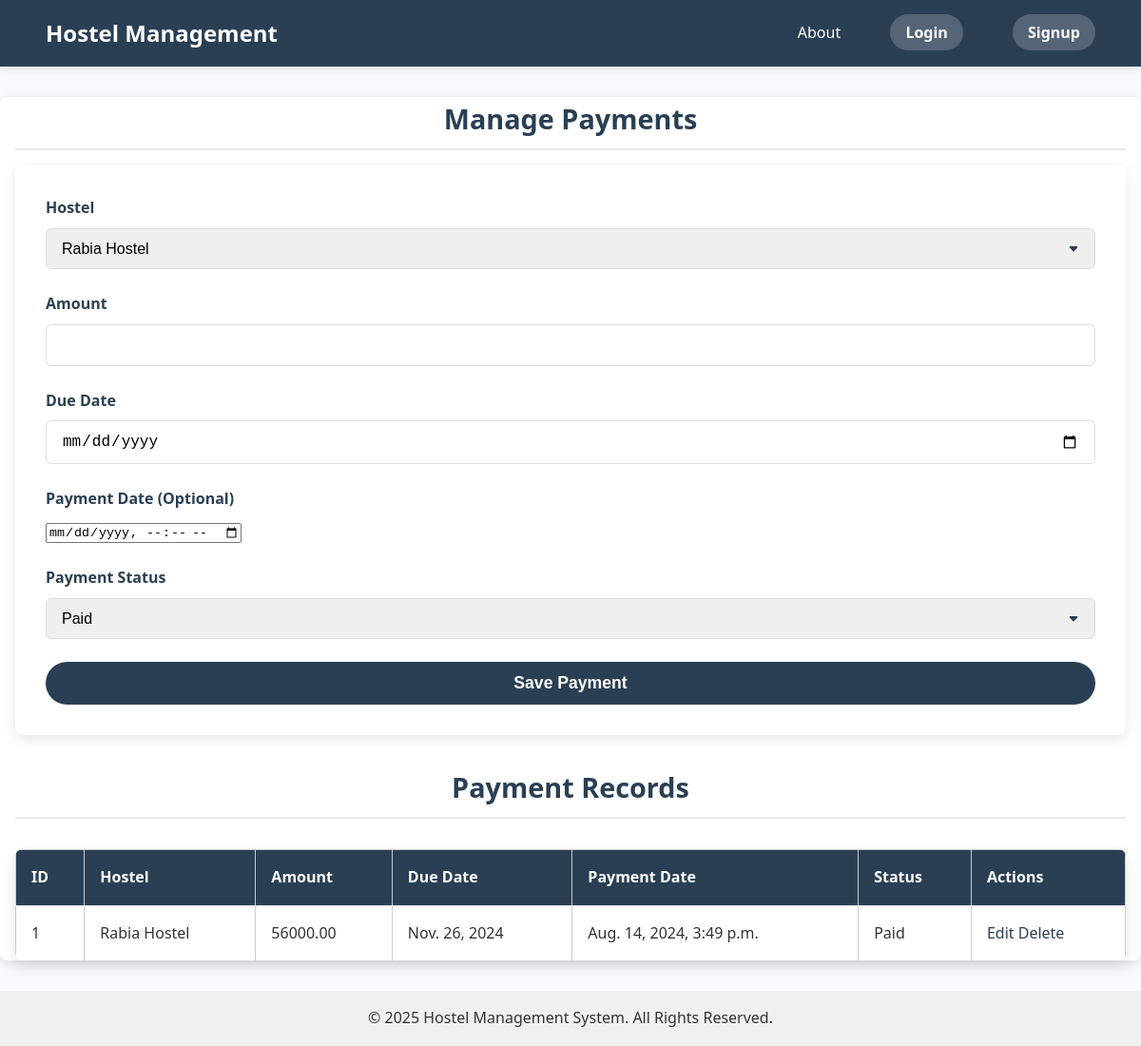
The app's page /manage_payments/ with its own data.
### members/models.py (models this page shows, shortened)
class HostelRentPayment(models.Model):
    hostel = models.ForeignKey(Hostel, on_delete=models.CASCADE, related_name='hostel_rent_payments')
    amount = models.DecimalField(max_digits=10, decimal_places=2)
    due_date = models.DateField()
    payment_date = models.DateTimeField(null=True, blank=True)
    is_paid = models.BooleanField(default=False)

class Hostel(models.Model):
    owner = models.ForeignKey(settings.AUTH_USER_MODEL, on_delete=models.CASCADE)
    name = models.CharField(max_length=100)
    location = models.CharField(max_length=100)
    total_rooms = models.IntegerField()
    is_active = models.BooleanField(default=True)

### members/views.py (the view, shortened to what this page needs)
# urls.py: path('manage_payments/', manage_payments, name='manage_payments'),
@require_http_methods(["GET", "POST"])
def manage_payments(request):
    payments = HostelRentPayment.objects.all().order_by('due_date')
    hostels = Hostel.objects.all()
    context = {
        'payments': payments,
        'hostels': hostels
    }
    return render(request, 'manage_payments.html', context)

### members/templates/manage_payments.html (shortened to what this page needs)
{% extends 'base.html' %}
{% block content %}
<h2>Manage Payments</h2>
<div class="section-container">
        <form method="POST" action="{% url 'manage_payments' %}">
            <div class="form-group">
                <label for="hostel">Hostel</label>
                <select id="hostel" name="hostel" required>
                    {% for hostel in hostels %}
                    <option value="{{ hostel.id }}">{{ hostel.name }}</option>
                    {% endfor %}
                </select>
            </div>
            <div class="form-group">
                <label for="amount">Amount</label>
                <input type="number" id="amount" name="amount" step="0.01" required />
            </div>
            <div class="form-group">
                <label for="due_date">Due Date</label>
                <input type="date" id="due_date" name="due_date" required />
            </div>
            <div class="form-group">
                <label for="payment_date">Payment Date (Optional)</label>
                <input type="datetime-local" id="payment_date" name="payment_date" />
            </div>
            <div class="form-group">
                <label for="is_paid">Payment Status</label>
                <select id="is_paid" name="is_paid" required>
                    <option value="True">Paid</option>
                </select>
            </div>
            <button type="submit" class="btn">Save Payment</button>
        </form>
        <h2>Payment Records</h2>
        <table class="data-table">
            <thead>
                <tr>
                    <th>ID</th>
                    <th>Hostel</th>
                    <th>Amount</th>
                    <th>Due Date</th>
                    <th>Payment Date</th>
                    <th>Status</th>
                    <th>Actions</th>
                </tr>
            </thead>
            <tbody>
                {% for payment in payments %}
                <tr>
                    <td>{{ payment.id }}</td>
                    <td>{{ payment.hostel.name }}</td>
                    <td>{{ payment.amount }}</td>
                    <td>{{ payment.due_date }}</td>
                    <td>{{ payment.payment_date|default:"Not Paid Yet" }}</td>
                    <td>{{ payment.is_paid|yesno:"Paid,Not Paid" }}</td>
                    <td>
                        <a href="{% url 'edit_payment' payment.id %}" class="action-link">Edit</a>
                        <a href="{% url 'delete_payment' payment.id %}" class="action-link delete">Delete</a>
                    </td>
                </tr>
                {% empty %}
                <tr>
                    <td colspan="7">No payment records found.</td>
                </tr>
                {% endfor %}
            </tbody>
        </table>
    </div>
{% endblock %}

### members/static/css/user_side.css (style rules this page uses)
body { font-family: 'Segoe UI', Tahoma, Geneva, Verdana, sans-serif; background-color: #f7f9fc; margin: 0; padding: 0; color: #333; }
h2 { text-align: center; margin-bottom: 1.5rem; color: #2a3f54; }
form div { margin-bottom: 1.25rem; }
label { display: block; font-weight: 600; margin-bottom: 0.5rem; }
input[type="text"], input[type="email"], input[type="number"], select, textarea { width: 100%; padding: 0.5rem 0.75rem; border: 1.5px solid #ccc; border-radius: 6px; font-size: 1rem; }
button[type="submit"] { width: 100%; padding: 0.75rem; background-color: #2a3f54; border: none; border-radius: 25px; color: white; font-size: 1.1rem; font-weight: 600; cursor: pointer; }
table { width: 100%; border-collapse: collapse; margin-top: 2rem; }
th, td { border: 1px solid #ccc; padding: 0.75rem; text-align: left; }
th { background-color: #2a3f54; color: white; }
a { color: #2a3f54; text-decoration: none; }

### members/static/css/enhanced_style.css (style rules this page uses)
body { font-family: 'Segoe UI', Tahoma, Geneva, Verdana, sans-serif; background-color: #f7f9fc; margin: 0; padding: 0; color: #333; line-height: 1.6; }
h1, h2, h3, h4, h5, h6 { color: #2a3f54; margin-bottom: 1rem; }
h2 { font-size: 1.8rem; border-bottom: 2px solid #eaeaea; padding-bottom: 0.5rem; margin-top: 2rem; }
form { background-color: white; padding: 2rem; border-radius: 8px; box-shadow: 0 4px 14px rgba(0, 0, 0, 0.1); margin-bottom: 2rem; }
form div { margin-bottom: 1.5rem; }
label { display: block; font-weight: 600; margin-bottom: 0.5rem; color: #2a3f54; }
input[type="text"], input[type="email"], input[type="password"], input[type="number"], input[type="date"], select, textarea { width: 100%; padding: 0.75rem 1rem; border: 1px solid #ddd; border-radius: 6px; font-size: 1rem; transition: all 0.3s ease; box-sizing: border-box; }
select { appearance: none; background-repeat: no-repeat; background-position: right 1rem center; padding-right: 2.5rem; }
button[type="submit"] { width: 100%; padding: 0.75rem; background-color: #2a3f54; border: none; border-radius: 25px; color: white; font-size: 1.1rem; font-weight: 600; cursor: pointer; transition: all 0.3s ease; }
table { width: 100%; border-collapse: collapse; margin: 2rem 0; background-color: white; box-shadow: 0 4px 14px rgba(0, 0, 0, 0.1); border-radius: 8px; overflow: hidden; }
th, td { padding: 1rem; text-align: left; border-bottom: 1px solid #eaeaea; }
th { background-color: #2a3f54; color: white; font-weight: 600; }
tr:last-child td { border-bottom: none; }

### records on screen
HostelRentPayment: id "1", hostel.name "Rabia Hostel", amount "56000.00", due_date "Nov. 26, 2024", payment_date "Aug. 14, 2024, 3:49 p.m.", is_paid "Paid"

### other values on screen
form field hostel "Rabia Hostel"
